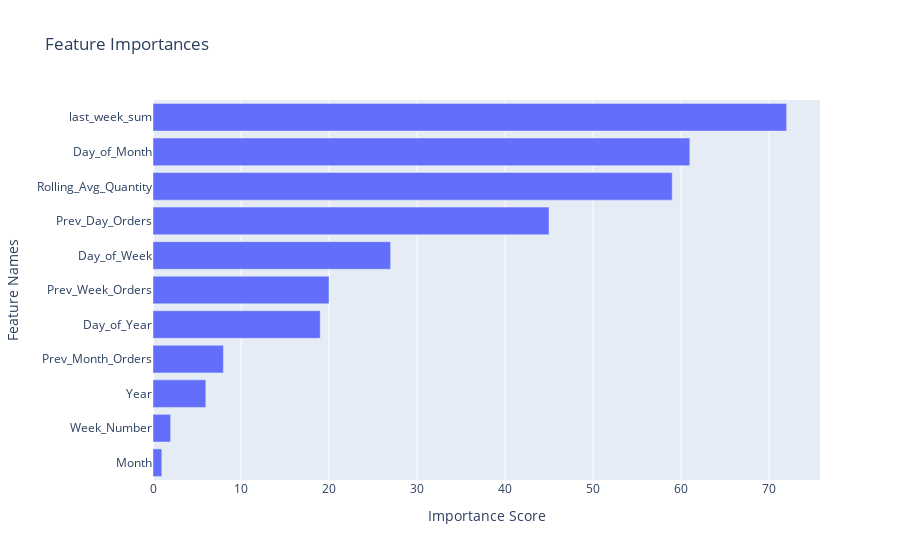

The code cell stored with this chart in its notebook:
### Markdown cell above
#### Features importances

### Code cell
feature_importance = daily_count_model.feature_importances_
booster = daily_count_model.get_booster()
feature_names = booster.feature_names
importance_dict = booster.get_score()
sorted_importances = sorted(importance_dict.items(), key=lambda x: x[1], reverse=True)

feature_names = [x[0] for x in sorted_importances]
feature_importance = [x[1] for x in sorted_importances]

fig = go.Figure(go.Bar(
    x=feature_importance,
    y=feature_names,
    orientation='h'
))

fig.update_layout(
    title='Feature Importances',
    xaxis_title='Importance Score',
    yaxis_title='Feature Names',
    yaxis=dict(autorange="reversed"),  # Invert y-axis to display features from top to bottom
)

fig.show()

### Figure 1 — Plotly figure (JSON) as saved in the notebook; plotly's stock layout.template omitted (floating-point values rounded to 4 significant figures)
{"data": [{"orientation": "h", "type": "bar", "x": [72, 61, 59, 45, 27, 20, 19, 8, 6, 2, 1], "y": ["last_week_sum", "Day_of_Month", "Rolling_Avg_Quantity", "Prev_Day_Orders", "Day_of_Week", "Prev_Week_Orders", "Day_of_Year", "Prev_Month_Orders", "Year", "Week_Number", "Month"]}], "layout": {"title": {"text": "Feature Importances"}, "xaxis": {"title": {"text": "Importance Score"}}, "yaxis": {"autorange": "reversed", "title": {"text": "Feature Names"}}}}
